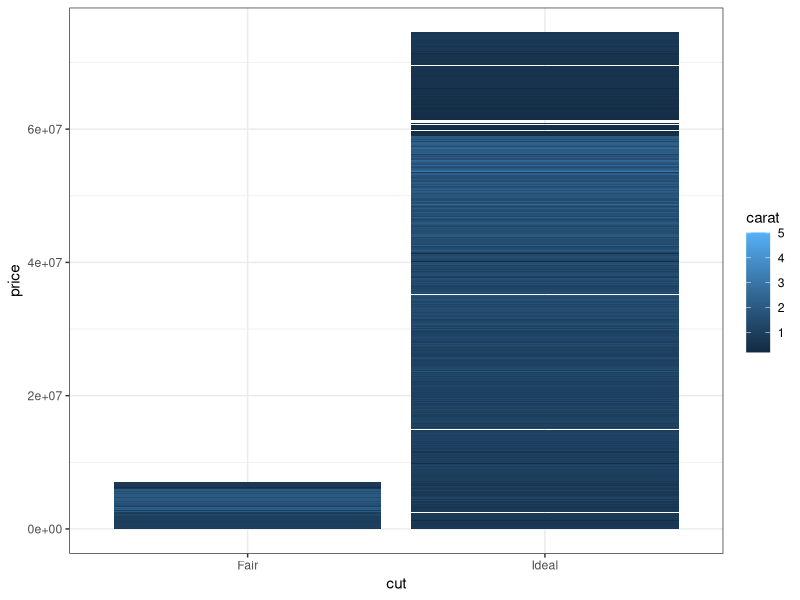
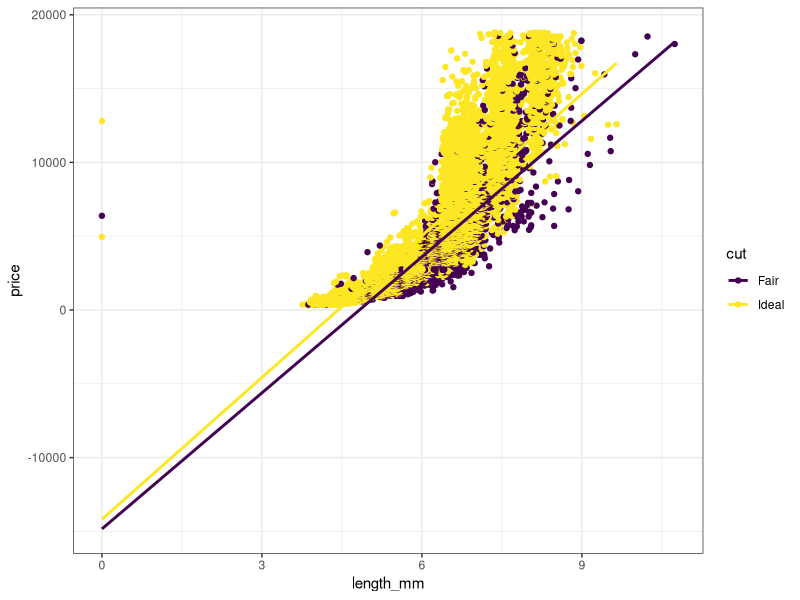

Source code (R) for these figures, in order:
## ---- chunk 1
library(tidyverse) 
library(ggplot2)
## ---- chunk 2
diamonds <- diamonds %>% rename(
    depth_pct = depth,
    length_mm = x,
    width_mm = y,
    depth_mm = z,
    table_pct = table
  )
## ---- chunk 3

miamonds <- diamonds %>% 
  mutate(mean_price = mean(price), mean_carat = mean(carat)) %>% 
  filter(cut == "Ideal" | cut == "Fair")

making_col_plot = function(df, i, j, k) {
  df %>% 
    ggplot(aes(x = {{i}}, y = {{j}}, fill = {{k}}))+
    geom_col()+
    theme_bw()
}

making_line_plot = function(df, l, m, n){
df %>% 
   ggplot(aes(x = {{l}}, y = {{m}}, color = {{n}}))+
  geom_point()+
  geom_smooth(method = lm, se = FALSE)+
  theme_bw()
}

making_col_plot(miamonds, cut, price, carat)
making_line_plot(miamonds, length_mm, price, cut)


## ---- chunk 4

diamonds <- diamonds %>%
  mutate(table_mm = table_pct * width_mm / 100)

# Overall table_mm arithmetic mean?






# table_mm arithmetic mean within each clarity category






## ---- chunk 5
# calculate the arithmetic mean across all numeric variables




## ---- chunk 6
# Write gmean() command



## ---- chunk 7

test_data <- list(
  test1 = c(2.1, 3.8, 4.2),
  test2 = c(1, 10, 100, 1000),
  test3 = c(0, 1, 4),
  test4 = c(0.38,  0.94, -1.56),
  test5 = c(TRUE, TRUE),
  test6 = c("6", "7", "8")
)


# Create for loop to test gmean() on the above examples


## ---- chunk 8
# Copy gmean() from Ex 3 and edit it to check the input





# Copy your code from Ex 4 to test your new command





## ---- chunk 9
# replicate the for loop from Ex 4 using the map (or a similar) function

## ---- chunk 10
# Overall table_mm arithmetic mean, median, and geometric mean?






# Arithmetic mean, median, and geometric mean of table_mm within each clarity category






## ---- chunk 11
# Create gmean2() that computes the geometric mean 
#   that uses the original definition






## ---- chunk 12
# Create a function that computes the harmonic mean







